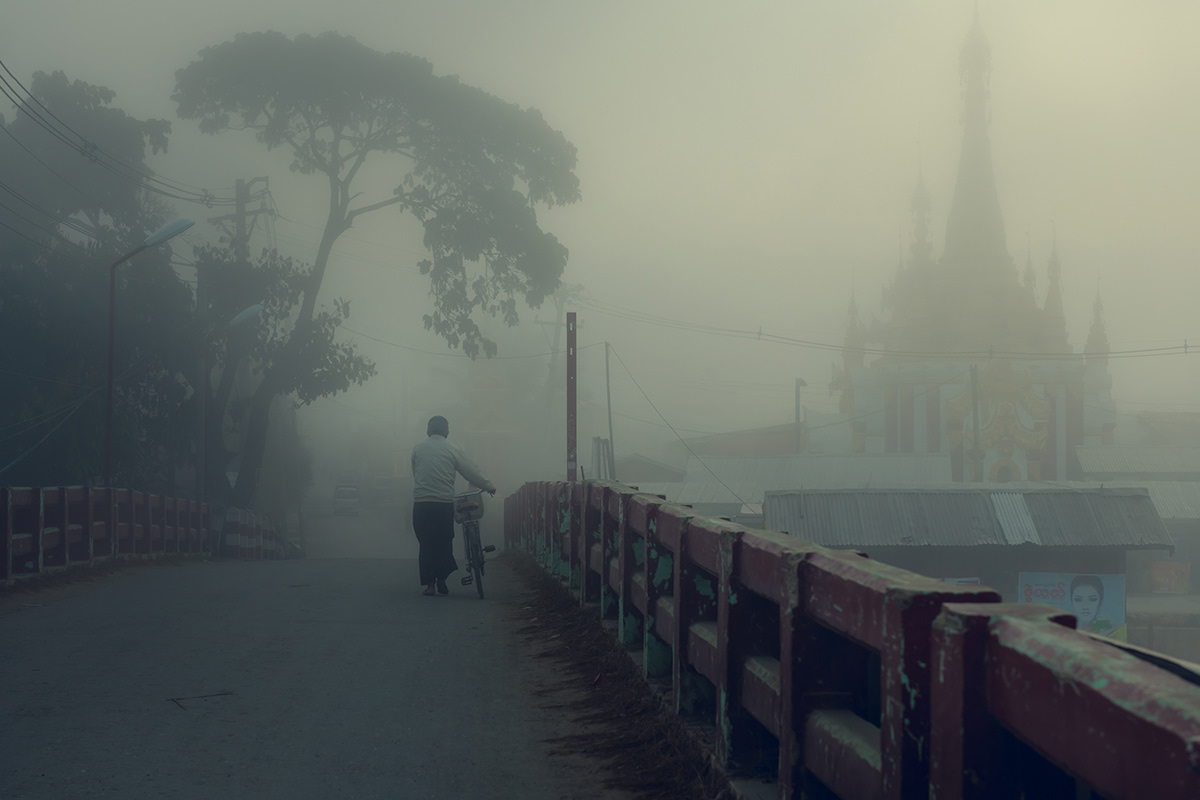
#> input picture filters-application/foggy.jpg, 1200 x 800 px; the run also reads 1 picture not shown here
$ python binarizacao-com-limiar.py
#> lines starting #> are read from the running program, lines starting #| are printed output that depends on the picture; after the words box and inside, x2 and y2 are one past the last pixel; in counts of white or black regions, pixels touching at a corner belong together
import cv2
import numpy as np

# -------------------------------------------------------------------------------

foggy = cv2.imread('foggy.jpg')
#> foggy is the input picture: shape (800, 1200, 3); mean B, G, R 103, 108.5, 102.4
night = cv2.imread('night.jpg')
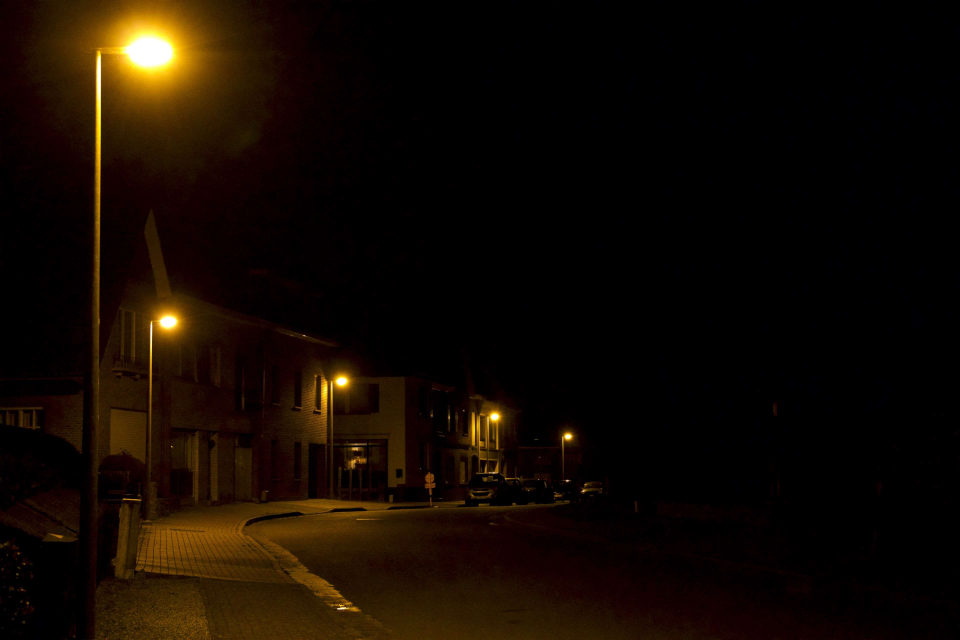
#> input picture filters-application/night.jpg, 3840 x 2560 px (shown at 1/4 size)
#> night is the input picture: shape (2560, 3840, 3); mean B, G, R 1.8, 9.7, 18.8
rainy = cv2.imread('rainy.jpg')

# -------------------------------------------------------------------------------

foggy = cv2.cvtColor(foggy, cv2.COLOR_BGR2GRAY)
#> foggy: shape (800, 1200)
suave = cv2.GaussianBlur(foggy, (7, 7), 0) # aplica blur
(T, bin) = cv2.threshold(suave, 160, 255, cv2.THRESH_BINARY)
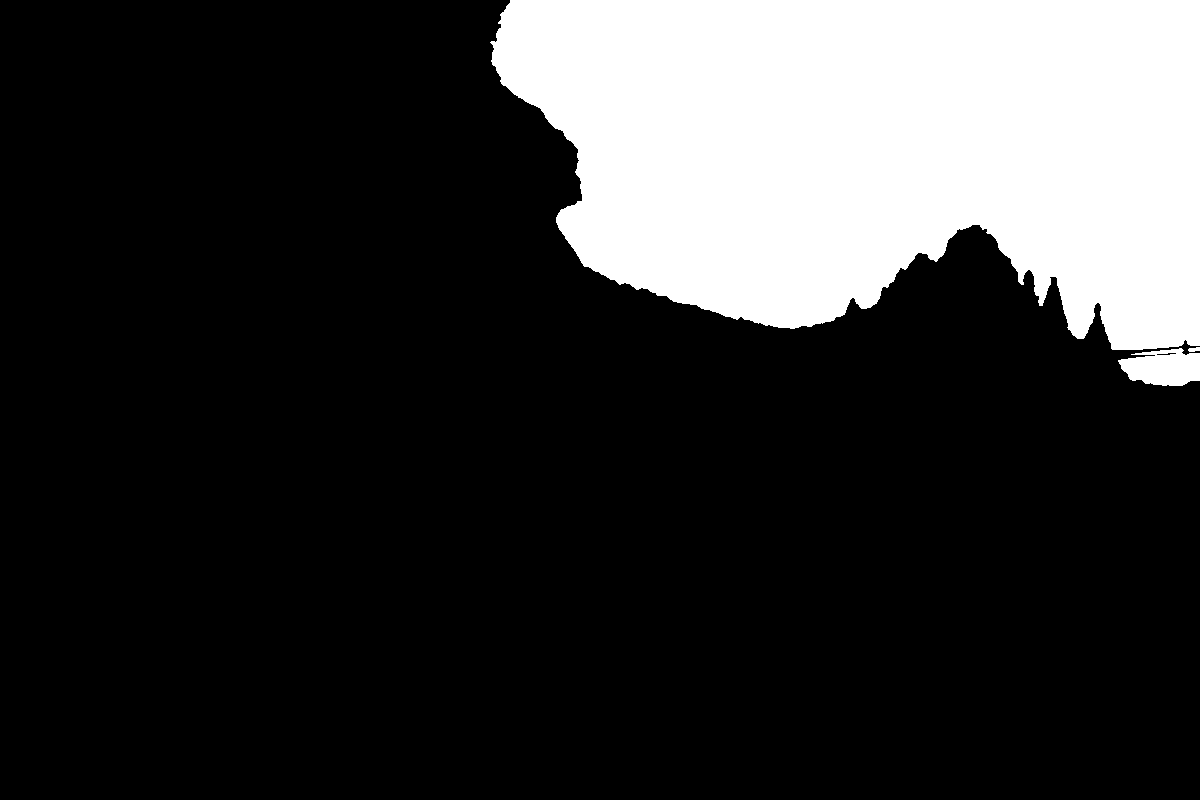
#> bin: shape (800, 1200); 20.7% white; 3 white regions, box (x1, y1, x2, y2) and area: (490, 0, 1200, 350) 196451, (1118, 348, 1200, 386) 2304, (1188, 347, 1200, 352) 45
(T, binI) = cv2.threshold(suave, 160, 255,
cv2.THRESH_BINARY_INV)
resultado_foggy = np.vstack([
np.hstack([suave, bin]),
np.hstack([binI, cv2.bitwise_and(foggy, foggy, mask = binI)])
])

proportion2 = 900.0 / resultado_foggy.shape[1]
#> proportion2 = 0.375
new_size2 = (900, int(resultado_foggy.shape[0] * proportion2))
#> new_size2 = (900, 600)
resultado_foggy = cv2.resize(resultado_foggy, new_size2, interpolation = cv2.INTER_AREA)
#> resultado_foggy: shape (600, 900)

cv2.imshow("Binarizacao da imagem", resultado_foggy)
cv2.waitKey(0)

# -------------------------------------------------------------------------------

night = cv2.cvtColor(night, cv2.COLOR_BGR2GRAY)
#> night: shape (2560, 3840)
suave = cv2.GaussianBlur(night, (7, 7), 0) # aplica blur
#> suave: shape (2560, 3840)
(T, bin) = cv2.threshold(suave, 160, 255, cv2.THRESH_BINARY)
#> bin: shape (2560, 3840); 0.77% white; 29 white regions (6 under 20 px), largest, box (x1, y1, x2, y2) and area: (437, 81, 741, 332) 54491, (385, 204, 404, 684) 7146, (624, 1250, 719, 1327) 5333
(T, binI) = cv2.threshold(suave, 160, 255,
cv2.THRESH_BINARY_INV)
resultado_night = np.vstack([
np.hstack([suave, bin]),
np.hstack([binI, cv2.bitwise_and(night, night, mask = binI)])
])

proportion2 = 900.0 / resultado_night.shape[1]
#> proportion2 = 0.117
new_size2 = (900, int(resultado_night.shape[0] * proportion2))
resultado_night = cv2.resize(resultado_night, new_size2, interpolation = cv2.INTER_AREA)
#> resultado_night: shape (600, 900)

cv2.imshow("Binarizacao da imagem", resultado_night)
cv2.waitKey(0)

# -------------------------------------------------------------------------------

rainy = cv2.cvtColor(rainy, cv2.COLOR_BGR2GRAY)
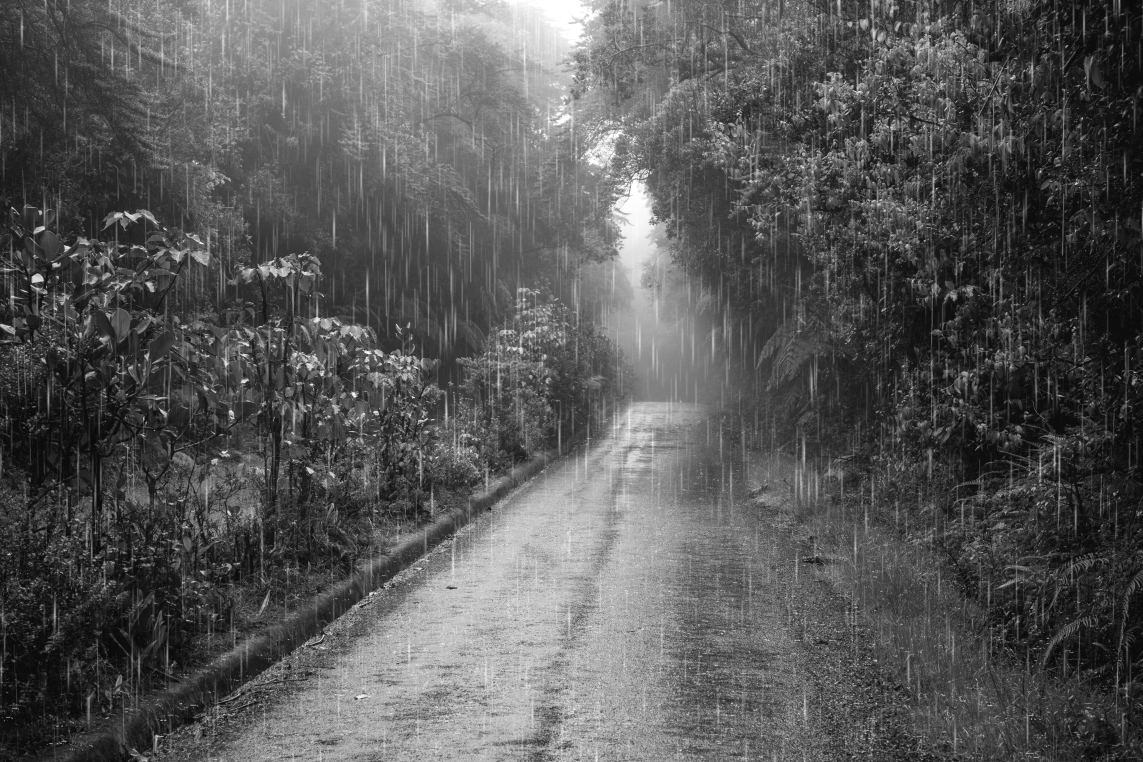
#> rainy: shape (5333, 7999) (shown at 1/7 size); min 1, max 255, mean 87.8
suave = cv2.GaussianBlur(rainy, (7, 7), 0) # aplica blur
#> suave: shape (5333, 7999)
(T, bin) = cv2.threshold(suave, 160, 255, cv2.THRESH_BINARY)
#> bin: shape (5333, 7999); 11.4% white; 11712 white regions (6293 under 20 px), largest, box (x1, y1, x2, y2) and area: (2144, 2800, 4804, 5333) 2672864, (1685, 0, 4290, 1043) 960457, (4232, 1242, 4704, 2582) 326024
(T, binI) = cv2.threshold(suave, 160, 255,
cv2.THRESH_BINARY_INV)
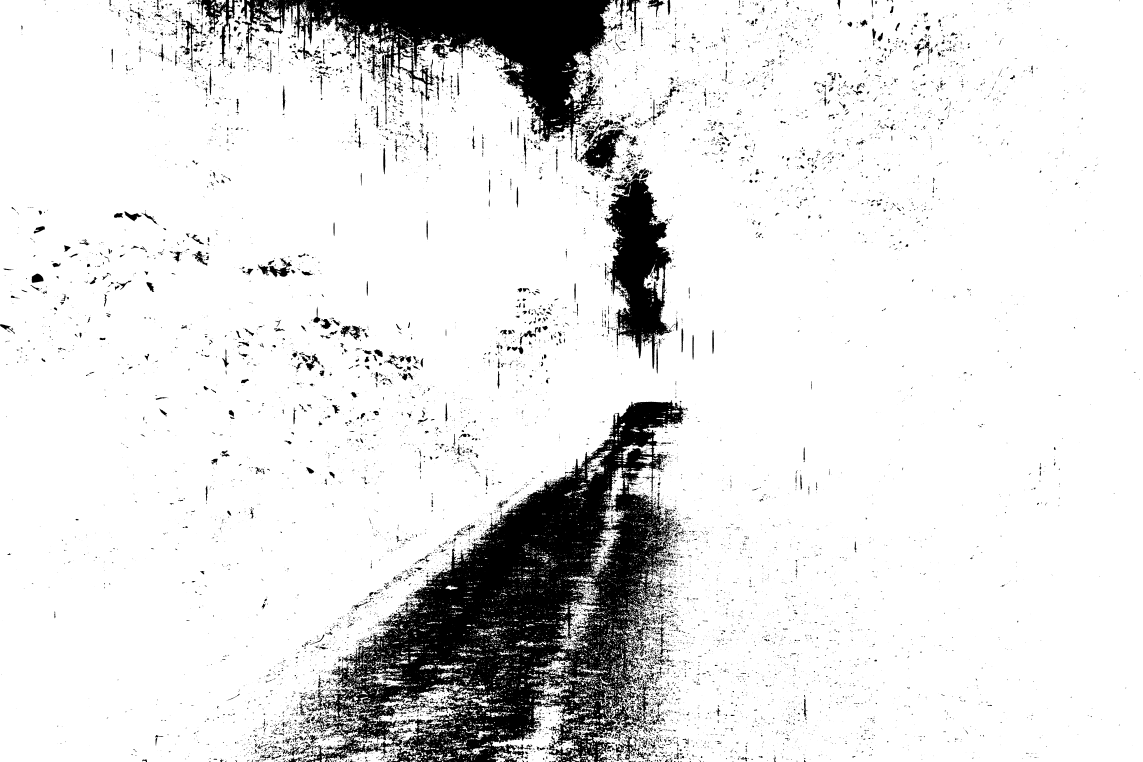
#> binI: shape (5333, 7999) (shown at 1/7 size); 88.6% white; 11712 black regions (6293 under 20 px), largest, box (x1, y1, x2, y2) and area: (2144, 2800, 4804, 5333) 2672864, (1685, 0, 4290, 1043) 960457, (4232, 1242, 4704, 2582) 326024
resultado_rainy = np.vstack([
np.hstack([suave, bin]),
np.hstack([binI, cv2.bitwise_and(rainy, rainy, mask = binI)])
])

proportion2 = 900.0 / resultado_rainy.shape[1]
#> proportion2 = 0.0563
new_size2 = (900, int(resultado_rainy.shape[0] * proportion2))
resultado_rainy = cv2.resize(resultado_rainy, new_size2, interpolation = cv2.INTER_AREA)
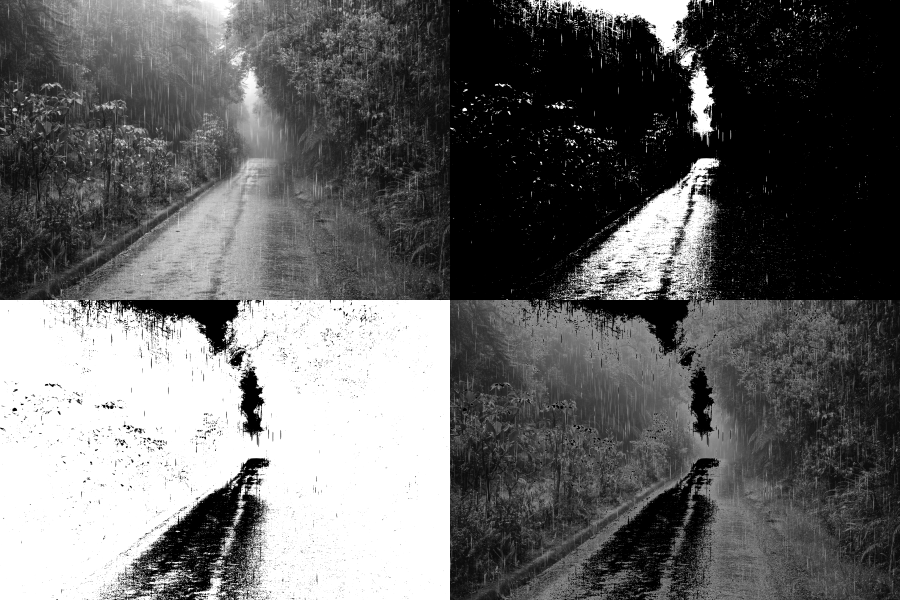
#> resultado_rainy: shape (600, 900); min 0, max 255, mean 102.3

cv2.imshow("Binarizacao da imagem", resultado_rainy)
cv2.waitKey(0)
